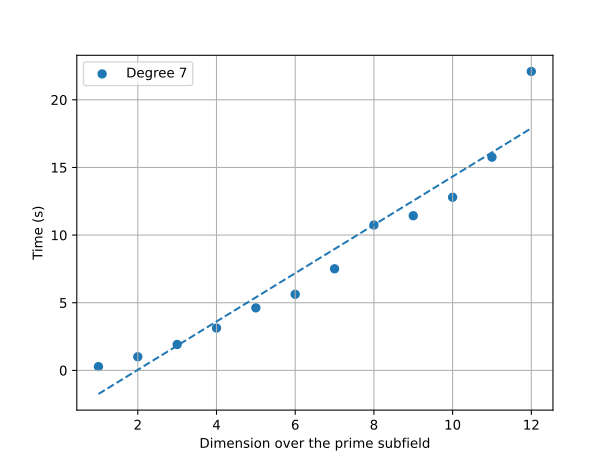

This figure's Python source:
 #!/usr/bin/env python3
import sys
sys.path.insert(0, '..')

from goppa import finite_field, polynomials_finite_field
import time
import matplotlib.pyplot as plt
import numpy as np
import multiprocessing


def par_generate(a) :
    
    t0 = time.time()
    
    P = polynomials_finite_field.genIrred(a[0], a[1], seed = a[2])

    t = time.time()-t0
        
    return(t)

N = 40

for j in range(7, 8) :
    
    I = []
    T = []
    
    print("Irreducible polynomial of degree {}...".format(j))
    
    for i in range(1, 13) :

        print("       generation of the field GF(2**{})...".format(i))
    
        F = finite_field.field(2, i)
        
        
        with multiprocessing.Pool() as pool:
            
            t = pool.map(par_generate, [(F, j, n) for n in range(N)])

     
        T.append(np.average(t))
        I.append(i)

    plt.scatter(I, T, label="Degree {}".format(j))
    z = np.polyfit(I, T, 1)
    p = np.poly1d(z)
    plt.plot(I, p(I), "--")

plt.grid(True)
plt.legend()
plt.xlabel("Dimension over the prime subfield")
plt.ylabel("Time (s)")
plt.savefig("generation_irreducible.svg")
